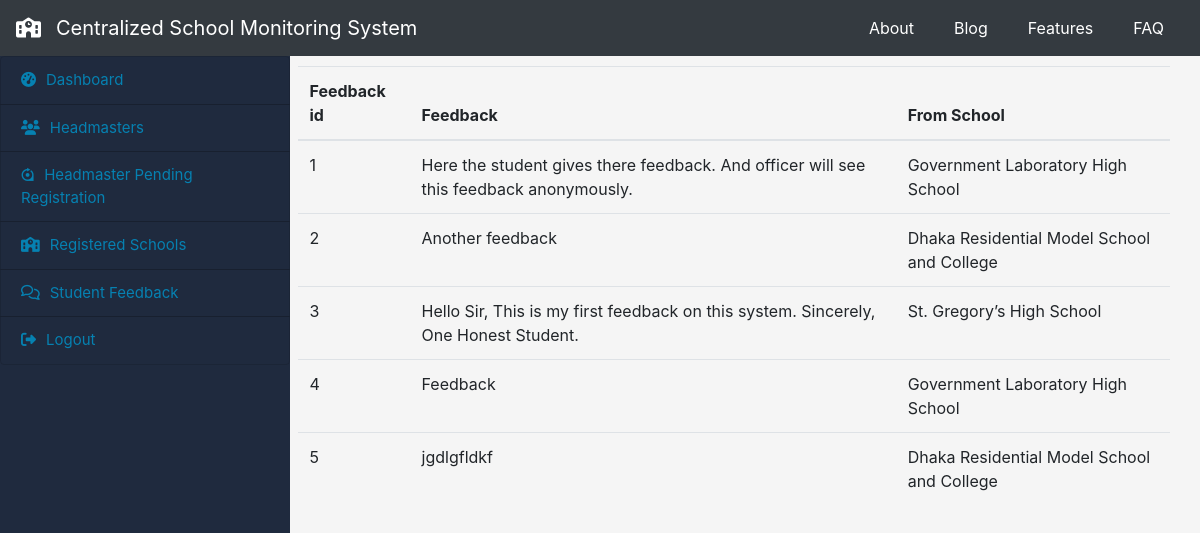
/student_feedback (signed in), run on the app's committed database.
### student/models.py (models this page shows, shortened)
class student_feedback(models.Model):
    select_school = [
        ('Government Laboratory High School', 'Government Laboratory High School'),
        ('Viqarunnisa Noon School', 'Viqarunnisa Noon School'),
        ('Rifles Public School and College', 'Rifles Public School and College'),
        ('Dhaka Residential Model School and College',
         'Dhaka Residential Model School and College'),
        ('Rajuk Uttara Model School & College',
         'Rajuk Uttara Model School & College'),
        ('Dhanmondi Government Boys’ High School',
         'Dhanmondi Government Boys’ High School'),
        ('Saint Joseph Higher Secondary School',
         'Saint Joseph Higher Secondary School'),
        ('St. Gregory’s High School', 'St. Gregory’s High School'),
        ('Motijheel Government Boys High school',
         'Motijheel Government Boys High school'),
        ('Mirpur Govt. High School', 'Mirpur Govt. High School'),
        ('Django', 'Django')
    ]
    feedback = models.TextField(blank=False)
    school = models.CharField(max_length=300, blank=False, choices=select_school)

### officer/views.py (the view)
# urls.py: path('student_feedback', views.student_feedbacks, name="student_feedbacks"),
def student_feedbacks(request):
    if request.session.has_key('empid'):
        obj = student_feedback.objects.all()
        return render(request, 'student_feedback.html', {'feedback': obj})

### officer/templates/student_feedback.html
{% extends 'o_base.html' %}
{% block content %}
                <div class="row">
                    <div class="col">
                    <table class="table">
                            <thead>
                              <tr>
                                <th scope="col">Feedback id</th>
                                <th scope="col">Feedback</th>
                                <th scope="col">From School</th>
                              </tr>
                            </thead>
                            <tbody>
                            {% for f in feedback %}
                                <tr>
                                    <td>{{ f.id }}</td>
                                    <td>{{ f.feedback }}</td>
                                    <td>{{ f.school }}</td>
                                </tr>
                            {% endfor %}
                            </tbody>
                    </table>
                </div>
                </div>
{% endblock content %}

### static/styles/app.css (style rules this page uses)
body { background-color: whitesmoke; @import url("https://fonts.googleapis.com/css?family=Raleway&display=swap"); @import url("https://fonts.googleapis.com/css?family=Roboto&display=swap"); }

### data on the page
student_feedback: id "1", feedback "Here the student gives there feedback. And officer will see this feedback anonymously.", school "Government Laboratory High School"
student_feedback: id "2", feedback "Another feedback", school "Dhaka Residential Model School and College"
student_feedback: id "3", feedback "Hello Sir, This is my first feedback on this system. Sincerely, One Honest Student.", school "St. Gregory’s High School"
student_feedback: id "4", feedback "Feedback", school "Government Laboratory High School"
student_feedback: id "5", feedback "jgdlgfldkf", school "Dhaka Residential Model School and College"
